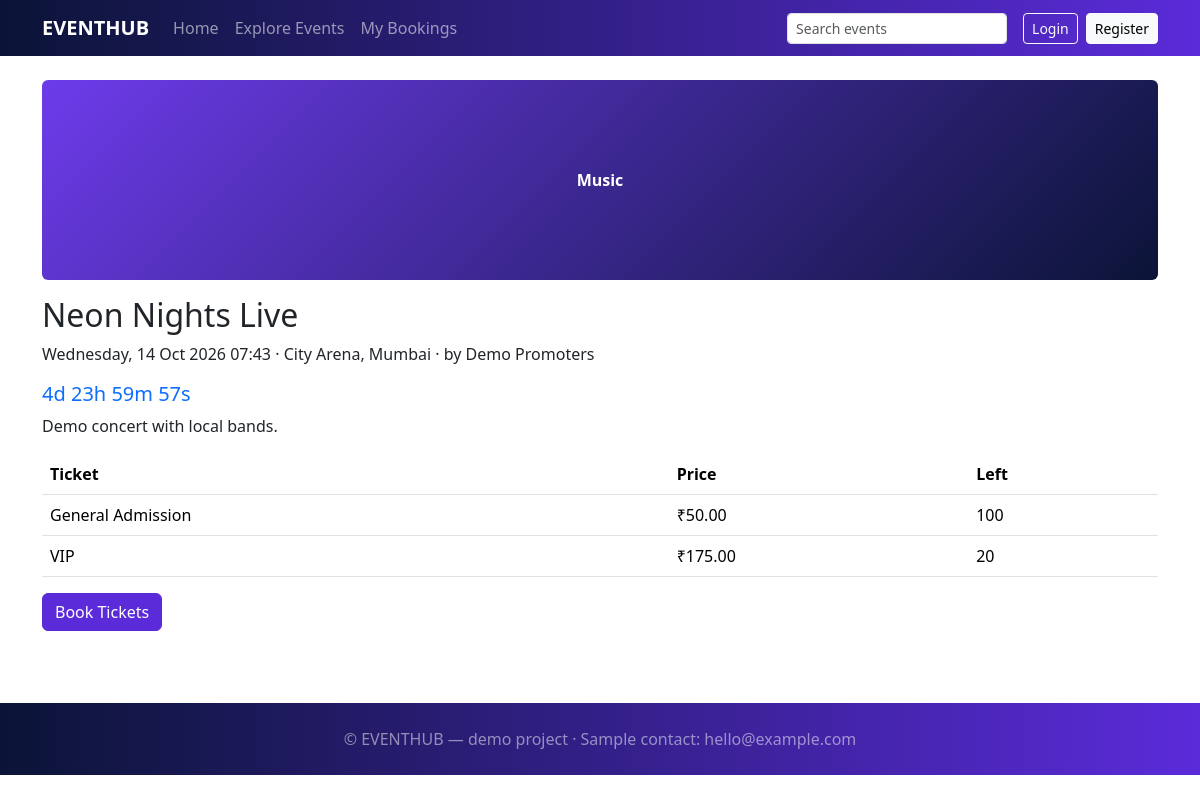
The app's page /event-details.php?id=1 with its own data.
### tables this page shows
CREATE TABLE events(id INT AUTO_INCREMENT PRIMARY KEY,category_id INT NOT NULL,title VARCHAR(150) NOT NULL,description TEXT,venue VARCHAR(120),city VARCHAR(80),organizer VARCHAR(100),start_at DATETIME NOT NULL,featured TINYINT(1) DEFAULT 0,status ENUM('draft','published','cancelled') DEFAULT 'published',
 FOREIGN KEY(category_id) REFERENCES categories(id),INDEX(start_at),INDEX(city));

CREATE TABLE categories(id INT AUTO_INCREMENT PRIMARY KEY,name VARCHAR(60) NOT NULL UNIQUE);

CREATE TABLE ticket_types(id INT AUTO_INCREMENT PRIMARY KEY,event_id INT NOT NULL,name VARCHAR(60) NOT NULL,price DECIMAL(10,2) NOT NULL,total_qty INT NOT NULL,remaining_qty INT NOT NULL,FOREIGN KEY(event_id) REFERENCES events(id));

### includes/functions.php (called while the page is built, shortened)
<?php
function e($s){return htmlspecialchars((string)$s,ENT_QUOTES,'UTF-8');}
function money($n){return $n>0?'₹'.number_format($n,2):'Free';}

### event-details.php (the view, shortened to what this page needs)
<?php require 'includes/functions.php';
$st=$pdo->prepare(EV_SQL.' WHERE e.id=?');$st->execute([(int)($_GET['id']??0)]);$ev=$st->fetch();
$title=$ev['title'];require 'includes/header.php';
$tt=$pdo->prepare('SELECT * FROM ticket_types WHERE event_id=?');$tt->execute([$ev['id']]);$tt=$tt->fetchAll();
$open=$ev['status']==='published'&&strtotime($ev['start_at'])>time()&&$ev['avail']>0;?>
<div class="ev-img rounded mb-3" style="height:200px"><?=e($ev['category'])?></div><h2><?=e($ev['title'])?></h2>
<p><?=date('l, d M Y H:i',strtotime($ev['start_at']))?> · <?=e($ev['venue'])?>, <?=e($ev['city'])?> · by <?=e($ev['organizer'])?></p><div class="cd h5 text-primary" data-t="<?=date('c',strtotime($ev['start_at']))?>"></div>
<p><?=nl2br(e($ev['description']))?></p>
<table class="table"><tr><th>Ticket</th><th>Price</th><th>Left</th></tr><?php foreach($tt as $t)echo '<tr><td>'.e($t['name']).'</td><td>'.money($t['price']).'</td><td>'.(int)$t['remaining_qty'].'</td></tr>';?></table>
<?php if($open)echo '<a class="btn btn-primary" href="booking.php?id='.$ev['id'].'">Book Tickets</a>';else echo '<div class="alert alert-warning">Booking closed: event is '.($ev['status']!=='published'?e($ev['status']):($ev['avail']>0?'completed':'sold out')).'.</div>';?>
<?php require 'includes/footer.php';

### assets/css/style.css (style rules this page uses)
.ev-img { height:110px;background:linear-gradient(135deg,#6d3bea,#0b1437);color:#fff;display:flex;align-items:center;justify-content:center;font-weight:600 }
.btn-primary { background:#5b2bd9;border-color:#5b2bd9 }

### records on screen
events: category.name "Music", title "Neon Nights Live", start_at "Wednesday, 14 Oct 2026 07:43", venue "City Arena", city "Mumbai", organizer "Demo Promoters", description "Demo concert with local bands."
ticket_types: name "General Admission", price "₹50.00", remaining_qty "100"
ticket_types: name "VIP", price "₹175.00", remaining_qty "20"
